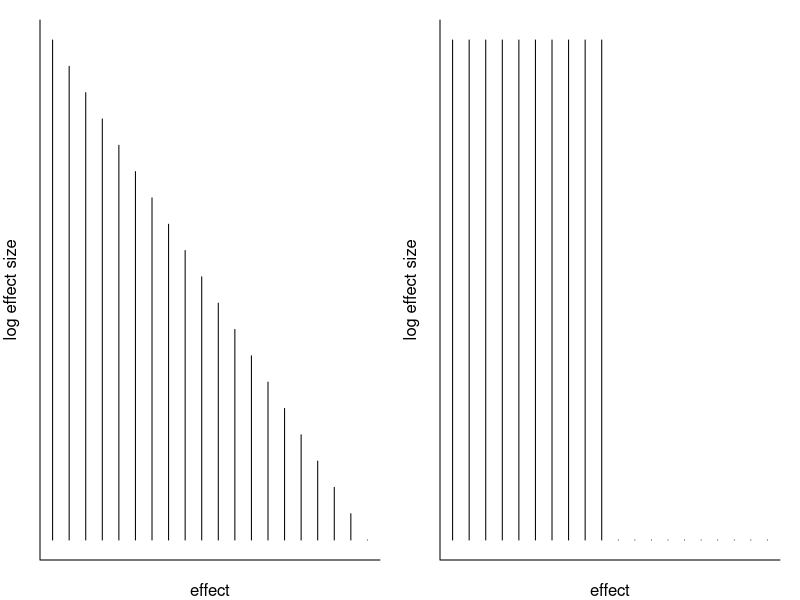

R code for this plot:
## ---- chunk 1
library("knitr")
opts_chunk$set(tidy=FALSE)
## ---- chunk 2
par(mfrow=c(1,2),las=1,bty="l",mgp=c(1,0,0),mar=c(2,2,1,1))
eff1 <- seq(1,0,length=20)
eff2 <- rep(c(0.9,0),each=10)
plot(eff1,type="h",axes=FALSE,xlab="effect",ylab="log effect size"); box()
plot(eff2,type="h",axes=FALSE,xlab="effect",ylab="log effect size"); box()
